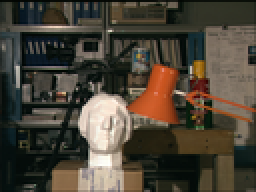
%> input picture Inputs/scene1.row3.col3.ppm, 128 x 96 px, shrunk from 384 x 288 before the run (shown 2 times larger)
$ octave main.m   (GNU Octave 9; MATLAB toolbox functions it lacks are replaced by stand-ins)
%> lines starting %> are read from the running program, lines starting %| are printed output that depends on the picture
%> further down, leftI is the input picture: size 96x128x3 uint8; mean R, G, B 74.8, 67.7, 55.4
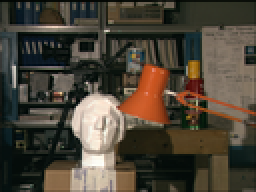
%> input picture Inputs/scene1.row3.col4.ppm, 128 x 96 px, shrunk from 384 x 288 before the run (shown 2 times larger)
%> further down, rightI is the input picture: size 96x128x3 uint8; mean R, G, B 75.4, 68, 55.5
### blockmatching.m
function dispImg=blockmatching(leftG,rightG,blockSize,maxd)
%> called with blockSize = 11, maxd = 15
%% Written by Muhammet Balcilar, France,
%% all rights reserved

if length(size(leftG))==3
    % convert it grayscale
    leftG = mean(leftG, 3);
    rightG = mean(rightG, 3);
end

hb=fix(blockSize/2);

dispImg=zeros(size(rightG));
for i=hb+1:size(leftG,1)-hb
    i
    for j=hb+1:size(leftG,2)-hb

        blockR=rightG(i-hb:i+hb,j-hb:j+hb);

        bdiff=[];

        for k=0:min(maxd,size(leftG,2)-hb-j)
            blockL=leftG(i-hb:i+hb,j-hb+k:j+hb+k);
            % calculate sum of absolute differences (SAD)
            bdiff(k+1, 1) = sum(abs(blockL(:) - blockR(:)));
        end

        [a1 b1]=min(bdiff);

        if size(bdiff,1)>3 & b1>1 & b1<length(bdiff)
            % use minimum disparities left and right block score and find
            % subpixel disparity
           dispImg(i, j) =  (b1-1) - (0.5 * (bdiff(b1+1,1) - bdiff(b1-1,1)) / (bdiff(b1-1,1) - (2*bdiff(b1,1)) + bdiff(b1+1,1)));
        else
            % use minimum disparit match directly
           dispImg(i, j) = (b1-1);
        end
    end
end
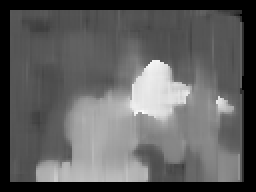
%> dispImg: size 96x128 double (shown 2 times larger); min 0, max 5.25, mean 1.96; drawn with min black and max white
%> after the loop, bdiff = 315

### blockmatching_DW.m
function dmap=blockmatching_DW(leftG,rightG,blockSize,maxd,cost)
%> called with blockSize = 11, maxd = 15, cost = 100
%% Written by Muhammet Balcilar, France,
%% all rights reserved

if length(size(leftG))==3
    % convert it grayscale
    leftG = mean(leftG, 3);
    rightG = mean(rightG, 3);
end

hb=fix(blockSize/2);

dmap=zeros(size(rightG));
for i=hb+1:size(leftG,1)-hb
    i
    blockR=rightG(i-hb:i+hb,:);
    blockL=leftG(i-hb:i+hb,:);
    dmap(i,:)=DTW(blockR,blockL,maxd,cost);
end
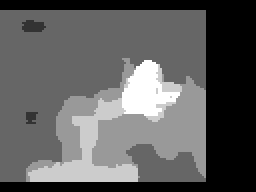
%> dmap: size 96x128 double (shown 2 times larger); min 0, max 5, mean 1.85; drawn with min black and max white

### DTW.m
function c=DTW(blockR,blockL,maxd,cost)

%% Written by Muhammet Balcilar, France,
%% all rights reserved

b=size(blockR,1);

hb=fix(b/2);
M=[];


for j=1:size(blockR,2)-b+1-maxd
    for i=j:min(size(blockR,2)-b+1,j+maxd)
        tmp=blockR(:,j:j+b-1)-blockL(:,i:i+b-1);
        M(j,i)=sum(abs(tmp(:)));
    end
end

M(M==0)=inf;

for i=2:size(M,1)
    for j=i:min(size(blockR,2),i+maxd)
        M(i,j)=M(i,j)+min(M(i-1,:)+cost*abs([1:size(M,2)]-j+1));
    end
end

c=zeros(1,size(blockR,2));
for i=size(M,1):-1:1
    [t b]=min(M(i,:));
    c(i)=b-i;
end


### comp_data.m
function data=comp_data(img1, img2, maxdisp,maxdif,lambda)
%> called with maxdisp = 15, maxdif = 15, lambda = 0.07
%% Written by Muhammet Balcilar, France,
%% all rights reserved

h = fspecial('gaussian',5,0.7);

img1=double(imfilter(img1,h));
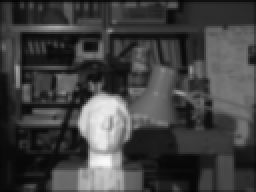
%> img1: size 96x128 double (shown 2 times larger); min 5.85, max 249.7, mean 65.6
img2=double(imfilter(img2,h));
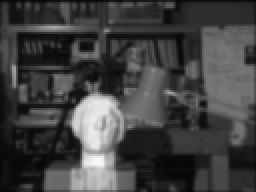
%> img2: size 96x128 double (shown 2 times larger); min 5.95, max 249.4, mean 65.9

data=zeros(size(img1,1),size(img1,2),maxdisp);

for i=1:maxdisp
    dI=abs(img1(:,maxdisp:end)-img2(:,maxdisp+1-i:end+1-i));
    dI(dI>maxdif)=maxdif;
    data(:,maxdisp:end,i)=lambda*dI;
end
%> this loop made 15 passes
%> pass 1, in comp_data, `dI=abs(img1(:,maxdisp:end)-img2(:,maxdisp+1-i:end+1-i));`:
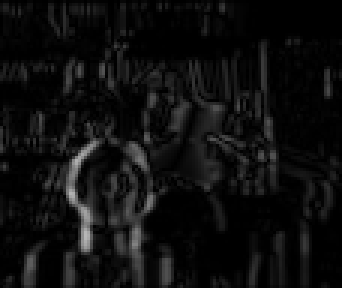
%> dI: size 96x114 double (shown 3 times larger); min 0.000171, max 183.7, mean 14.7
%> after the loop:
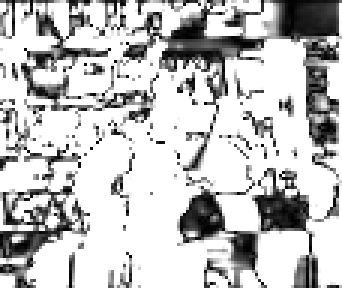
%> dI: size 96x114 double (shown 3 times larger); min 0.000409, max 15, mean 11.4; drawn with min black and max white


### beliefPropStereo.m
function outimg=beliefPropStereo(img1,img2,maxdisp,levels,iter)

%% Written by Muhammet Balcilar, France,
%% all rights reserved

if length(size(img1))==3
    % convert it grayscale
    img1 = mean(img1, 3);
    img2 = mean(img2, 3);
end

data{1}=comp_data(img1, img2, maxdisp,15,0.07);

for i=2:levels
    tdat=data{i-1};
    ntdat=zeros(ceil(size(tdat,1)/2),ceil(size(tdat,2)/2),maxdisp);
    [a b c]=size(ntdat);
    if size(tdat,1)<2*a | size(tdat,2) < 2*b
        tdat(2*a,2*b,maxdisp)=0;
    end
    for j=1:maxdisp
        tmp=tdat(:,:,j);
        ntdat(:,:,j)=tmp(1:2:2*a,1:2:2*b)+tmp(2:2:2*a,1:2:2*b)+tmp(1:2:2*a,2:2:2*b)+tmp(2:2:2*a,2:2:2*b);
    end
    data{i}=ntdat;
end
%> after the loop, data = 10 items; ntdat = [5723 4435 3247.9 4118.2 4949.8 5891.7 6661.6 7202.5 7576.9 7897.8 8099 8318.6 8479.4 8599.1 8733.5]

u=zeros(size(data{levels}));
d=zeros(size(data{levels}));
l=zeros(size(data{levels}));
r=zeros(size(data{levels}));
[u,d,l,r]=beliefpropagatio(u, d, l, r, data{levels}, iter);
%> in beliefpropagatio, `[height width c]=size(data);`: height = 1; c = 15
%> u = [0 0 0 0 0 0 0 0 0 0 0 0 0 0 0]; d = [0 0 0 0 0 0 0 0 0 0 0 0 0 0 0]; l = [0 0 0 0 0 0 0 0 0 0 0 0 0 0 0]; r = [0 0 0 0 0 0 0 0 0 0 0 0 0 0 0]

for i=levels-1:-1:1
    i
    tu=twotimeres(u);
    td=twotimeres(d);
    tl=twotimeres(l);
    tr=twotimeres(r);

    [a b c]=size(data{i});
    u=tu(1:a,1:b,:);
    d=td(1:a,1:b,:);
    l=tl(1:a,1:b,:);
    r=tr(1:a,1:b,:);

    [u,d,l,r]=beliefpropagatio(u, d, l, r, data{i}, iter);
end


[height width c]=size(u);
dat=data{1};
for y=2:height-1
    for x=2:width-1
        val=u(y+1,x,:)+d(y-1,x,:)+l(y,x+1,:)+r(y,x-1)+dat(y,x,:);
        [a b]=min(val);
        outimg(y,x)=b;
    end
end


### beliefpropagatio.m
function [u,d,l,r]=beliefpropagatio(u, d, l, r, data, iter)
%% Written by Muhammet Balcilar, France,
%% all rights reserved

[height width c]=size(data);
if height > 2 & width> 2
    for t=0:iter-1
        u(2:end-1,2:end-1,:)=msg2(u(3:end,2:end-1,:),l(2:end-1,3:end,:),r(2:end-1,1:end-2,:),data(2:end-1,2:end-1,:));
        d(2:end-1,2:end-1,:)=msg2(d(1:end-2,2:end-1,:),l(2:end-1,3:end,:),r(2:end-1,1:end-2,:),data(2:end-1,2:end-1,:));
        r(2:end-1,2:end-1,:)=msg2(u(3:end,2:end-1,:),d(1:end-2,2:end-1,:),r(2:end-1,1:end-2,:),data(2:end-1,2:end-1,:));
        l(2:end-1,2:end-1,:)=msg2(u(3:end,2:end-1,:),d(1:end-2,2:end-1,:),l(2:end-1,3:end,:),data(2:end-1,2:end-1,:));

    end
end

### twotimeres.m
function tu=twotimeres(u)
%% Written by Muhammet Balcilar, France,
%% all rights reserved

[a b c]=size(u);
tu=zeros(2*a,2*b,c);
tu(1:2:2*a,1:2:2*b,:)=u;
tu(1:2:2*a,2:2:2*b,:)=u;
tu(2:2:2*a,1:2:2*b,:)=u;
tu(2:2:2*a,2:2:2*b,:)=u;

### main.m
%% Written by Muhammet Balcilar, France,
%% all rights reserved

clear all
clc


% read reference image as left adn right image
leftI = imread('Inputs/scene1.row3.col3.ppm');
rightI = imread('Inputs/scene1.row3.col4.ppm');

% define parameter for block matching and call block matching algorithm
blockSize=11;
maxd=15;
disp1=blockmatching(leftI,rightI,blockSize,maxd);
figure;imagesc(disp1);
title('blockmatching result');

% define parameters and call block matchning with dynamic prog optm.
maxd=15;
blockSize=11;
cost=100;
disp2=blockmatching_DW(leftI,rightI,blockSize,maxd,cost);
figure;imagesc(disp2);
title('blockmatching with Dynamic Prog. Opt. result');

% define parameter and call belief Propogation based Stereo
levels=10;
maxd=15;
iter=10;
%> (the run ends here)
